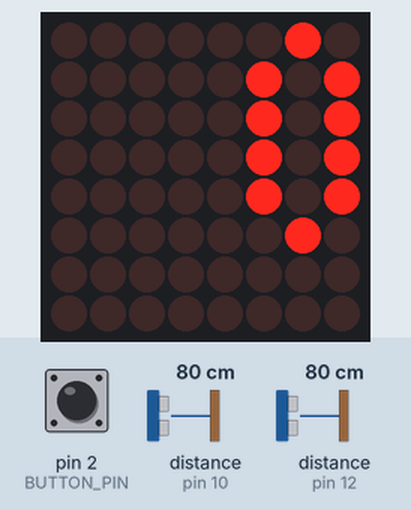
Simulated run of this sketch. Board: Arduino Uno, built with avr-gcc and run on an emulated ATmega328P. Shown: 8×8 LED matrix. Wiring (inferred from the names in the program): MAX7219 LED driver (orientation assumed): data pin 5; clock pin 4; CS pin 3. The inputs (shaded band) are chosen by the test bench; at power-on: pin 2 (BUTTON_PIN) LOW, distance to the obstacle (sensors on pin 10, pin 12) 80 cm. The echo pulse lasts 58.3 µs per cm.

Above: at 1.2 s.
1.3 s: pin 2 (BUTTON_PIN) pulled HIGH for 0.15 s
At 2.1 s:
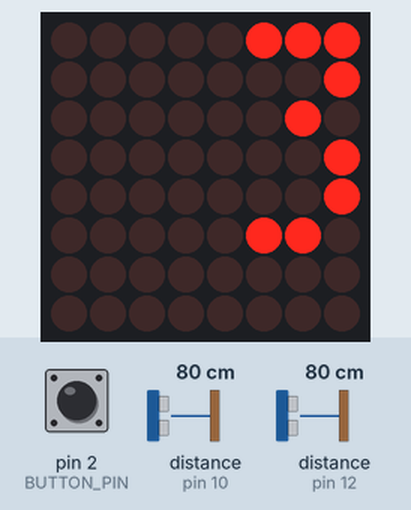
4.4 s: distance to the obstacle (sensor on pin 10) set to 2 cm
At 6.0 s:
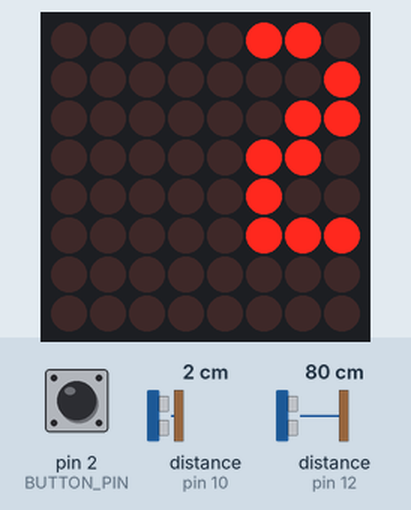
6.8 s: pin 2 (BUTTON_PIN) pulled HIGH for 1 s
At 9.5 s:
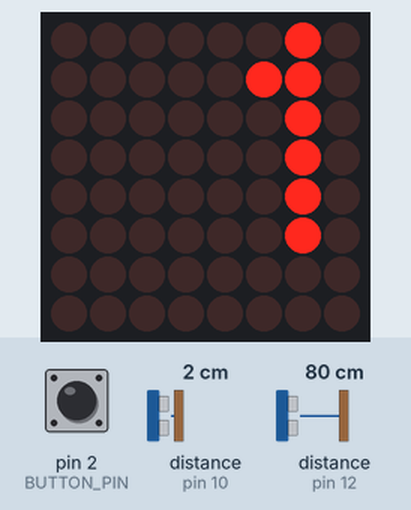
Timing chart, 0 to 11.0 s (numbered marks = the images above; inputs shaded):
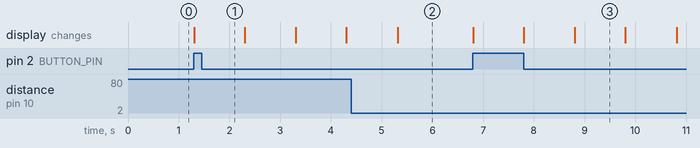

Measured:
- after the input at 1.3 s, the display: changes at once (image 1)
- after the input at 4.4 s, the display: changes after 0.91 s (image 2)
- after the input at 6.8 s, the display: first changes at once (image 3 shows a later state)

The sketch:

ULTRASONIC_2P_GAME.ino
```cpp
// Max7219 pins
int dataIn = 5;
int load = 3;
int clock = 4;

// define max7219 registers
byte max7219_reg_noop        = 0x00;
byte max7219_reg_digit0      = 0x01;
byte max7219_reg_digit1      = 0x02;
byte max7219_reg_digit2      = 0x03;
byte max7219_reg_digit3      = 0x04;
byte max7219_reg_digit4      = 0x05;
byte max7219_reg_digit5      = 0x06;
byte max7219_reg_digit6      = 0x07;
byte max7219_reg_digit7      = 0x08;
byte max7219_reg_decodeMode  = 0x09;
byte max7219_reg_intensity   = 0x0a;
byte max7219_reg_scanLimit   = 0x0b;
byte max7219_reg_shutdown    = 0x0c;
byte max7219_reg_displayTest = 0x0f;

// game
int BUTTON_PIN = 2;
volatile int BUTTON_STATE = LOW;
int BUTTON_COUNTER = 0;
int stopCount = 0;
#define TRIG_PIN1 13
#define ECHO_PIN1 12
#define TRIG_PIN2 11
#define ECHO_PIN2 10
long DURATION1, DURATION2, DISTANCE1, DISTANCE2;
int PLAYER_ONE_SCORE = 0;
int PLAYER_TWO_SCORE = 0;


void putByte(byte data)
{
  for (int i = 7; i >= 0; i--)
  {
    digitalWrite(clock, LOW);   // tick
    digitalWrite(dataIn, data & (1 << i)); // send bit
    digitalWrite(clock, HIGH);   // tock
  }
}

void maxSingle( byte reg, byte col)
{
  digitalWrite(load, LOW);       // begin
  putByte(reg);                  // specify register
  putByte(col);                  // put data
  digitalWrite(load, HIGH);      // end
}

void initMax7219()
{
  //initiation of the max 7219
  maxSingle(max7219_reg_scanLimit, 0x07);
  maxSingle(max7219_reg_decodeMode, 0x00);  // using an led matrix (not digits)
  maxSingle(max7219_reg_shutdown, 0x01);    // not in shutdown mode
  maxSingle(max7219_reg_displayTest, 0x00); // no display test
  for (int e = 1; e <= 8; e++) maxSingle(e, 0); // empty registers, turn all LEDs off
  maxSingle(max7219_reg_intensity, 0x0f);    // range: 0x00 to 0x0f
}

////////////////////////////////////////////////////////////////////
// This time you get just some basics. Draw one image or clear it.
// In addition we give the number drawing routine. You can have more
// functions and images if you write them yourself or cut them from
// previous sketches. If you want to use codeArt, copy the .h file
// to this directory and include it at the top in this sketch.

void drawImage(byte * image)
{
  for (byte row = 0; row < 8; row++) maxSingle(row + 1, image[row]);
}

void clearImage()
{
  for (byte row = 0; row < 8; row++) maxSingle(row + 1, 0);
}

byte numbers[][10] =  // These numbers are 4x6 pixels
{ {2, 5, 5, 5, 5, 2},  // 0
  {2, 6, 2, 2, 2, 2},  // 1
  {6, 1, 3, 6, 4, 7},  // 2
  {7, 1, 2, 1, 1, 6},  // 3
  {1, 5, 5, 7, 1, 1},  // 4
  {7, 4, 6, 1, 1, 6},  // 5
  {2, 4, 6, 5, 5, 2},  // 6
  {7, 1, 1, 2, 2, 2},  // 7
  {7, 5, 7, 5, 5, 7},  // 8
  {2, 5, 5, 3, 1, 2}
}; // 9

void drawNumber(int number)
{
  int unit    =  number % 10;       // Get the lowest digit
  int decimal = (number / 10) % 10; // Get the second digit
  byte image[8];                    // Reserve memory for the image
  for (int i = 0; i < 6; i++)       // The numbers are only 6 rows tall
  {
    image[i] = numbers[unit][i];    // Just copy the low digit
    if (number > 9)                 // Only draw the high digit if appropriate
    { // Do some bit combining to not overwrite the other digit
      image[i] |= numbers[decimal][i] << 4;
    }
  }
  image[6] = number > 900 ? 128 : 0; // Empty line, or one dot to indicate overflow
  image[7] = 255 >> max(0, 8 - (number / 100)); // every dot represents 100
  drawImage(image);
}

/////////////////////////////////////////////////////////////
// Arduino setup en loop

void setup ()
{
  Serial.begin(9600);

  pinMode(dataIn, OUTPUT);
  pinMode(clock,  OUTPUT);
  pinMode(load,   OUTPUT);

  initMax7219();
  drawNumber(0);

  // game
  pinMode(BUTTON_PIN, INPUT);
  attachInterrupt(0, buttonCounter, CHANGE);
  pinMode(TRIG_PIN1, OUTPUT);
  pinMode(ECHO_PIN1, INPUT);
  pinMode(TRIG_PIN2, OUTPUT);
  pinMode(ECHO_PIN2, INPUT);
}

void loop ()
{
  // timer
  //  drawNumber(millis() / 1000);

  digitalWrite(BUTTON_PIN, BUTTON_STATE);

  if (BUTTON_COUNTER > 0)
  {
    counter();
    digitalWrite(TRIG_PIN1, LOW);
    delayMicroseconds(2);
    digitalWrite(TRIG_PIN1, HIGH);
    delayMicroseconds(10);
    digitalWrite(TRIG_PIN1, LOW);
    DURATION1 = pulseIn(ECHO_PIN1, HIGH);
    DISTANCE1 = (DURATION1 / 2) / 29.1;

    digitalWrite(TRIG_PIN2, LOW);
    delayMicroseconds(2);
    digitalWrite(TRIG_PIN2, HIGH);
    delayMicroseconds(10);
    digitalWrite(TRIG_PIN2, LOW);
    DURATION2 = pulseIn(ECHO_PIN2, HIGH);
    DISTANCE2 = (DURATION2 / 2) / 29.1;

    if (DISTANCE1 < DISTANCE2)
    {
      drawNumber(1);
      PLAYER_ONE_SCORE++;
    }
    if (DISTANCE1 > DISTANCE2)
    {
      drawNumber(2);
      PLAYER_TWO_SCORE++;
    }
    if (PLAYER_ONE_SCORE == 3)
    {
      for (int i = 0; i < 5; i++)
      {
        drawNumber(1);
        delay(500);
        drawNumber(0);
        delay(500);
      }
      PLAYER_ONE_SCORE = 0;
      PLAYER_TWO_SCORE = 0;
    }
    if (PLAYER_TWO_SCORE == 3)
    {
      for (int i = 0; i < 5 ; i++)
      {
        drawNumber(2);
        delay(500);
        drawNumber(0);
        delay(500);
      }
      PLAYER_ONE_SCORE = 0;
      PLAYER_TWO_SCORE = 0;
    }
  }
}

void buttonCounter()
{
  BUTTON_STATE = !BUTTON_STATE;
  if (BUTTON_STATE == HIGH)
  {
    BUTTON_COUNTER++;
    stopCount = 0;
  }
}

void counter() {
  if (BUTTON_COUNTER >= 1 && stopCount <= 0)
  {
    drawNumber(3);
    delay(1000);
    drawNumber(2);
    delay(1000);
    drawNumber(1);
    delay(1000);
    drawNumber(0);
    delay(1000);
    stopCount++;
    BUTTON_COUNTER = 0;
  }
}
```
